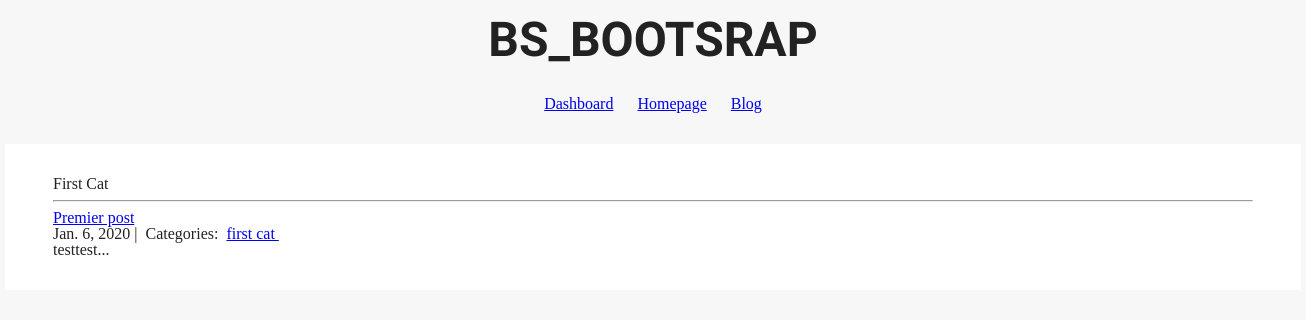
Page /blog/first cat/ on the earlier database version.
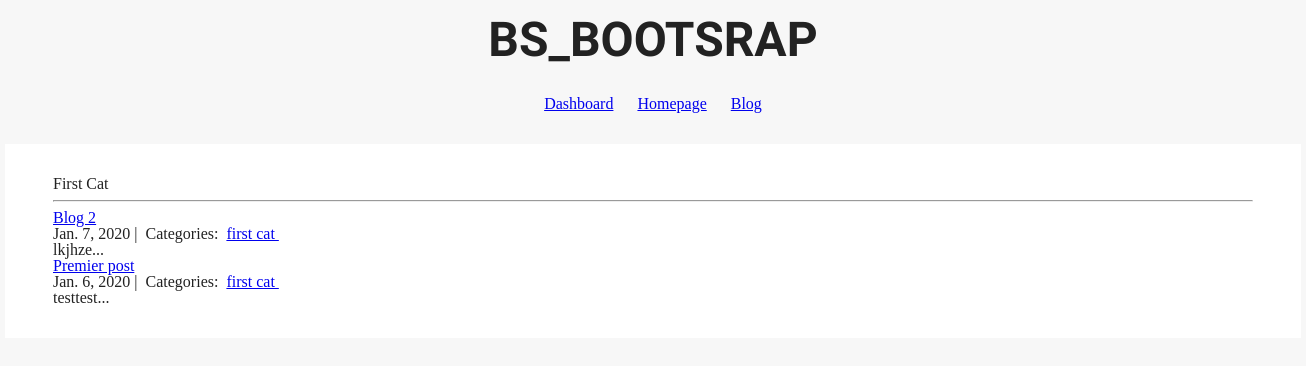
Same page on the later database version.
### blog/models.py (models this page shows)
class Post(models.Model):
    title = models.CharField(max_length=255)
    body = models.TextField()
    created_on = models.DateTimeField(auto_now_add=True)
    last_modified = models.DateTimeField(auto_now=True)
    categories = models.ManyToManyField('Category', related_name='posts')

class Category(models.Model):
    name = models.CharField(max_length=20)

### blog/views.py (the view)
# urls.py: path("<category>/", views.blog_category, name="blog_category"),
def blog_category(request, category):
    posts = Post.objects.filter(
        categories__name__contains=category
    ).order_by(
        '-created_on'
    )
    context = {
        "category": category,
        "posts": posts
    }
    return render(request, "blog_category.html", context)

### blog/templates/blog_category.html
{% extends "head.html" %}
{% block page_content %}
<div class="col-md-8 offset-md-2">
    <h1>{{ category | title }}</h1>
    <hr>
    {% for post in posts %}
        <h2><a href="{% url 'blog_detail' post.pk%}">{{ post.title }}</a></h2>
        <small>
            {{ post.created_on.date }} |&nbsp;
            Categories:&nbsp;
            {% for category in post.categories.all %}
            <a href="{% url 'blog_category' category.name %}">
                {{ category.name }}
            </a>&nbsp;
            {% endfor %}
        </small>
        <p>{{ post.body | slice:":400" }}...</p>
    {% endfor %}
</div>
{% endblock %}

Differences in the rows shown:
added Post: title "Blog 2", created_on "Jan. 7, 2020", body "lkjhze", Category (name "first cat")
